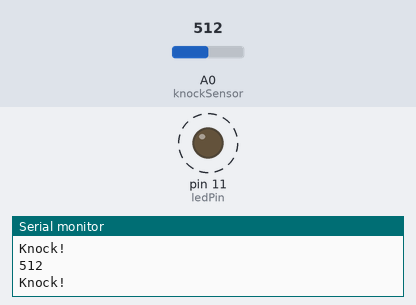
Bench run of a sketch on a simulated Arduino Uno, built with avr-gcc and run on an emulated ATmega328P. On the bench: output pins drawn as LEDs (lit = HIGH), the last lines printed to the serial monitor. Dashed ring = blinking. The inputs (shaded band) are chosen by the test bench; at power-on: A0 (knockSensor) = 512.

Above: at 1.26 s.
1.3 s: A0 (knockSensor) set to 315
4.3 s: A0 (knockSensor) set to 285
At 4.3 s:
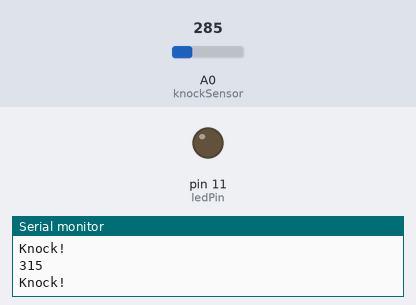
5.8 s: A0 (knockSensor) set to 306
At 6.03 s:
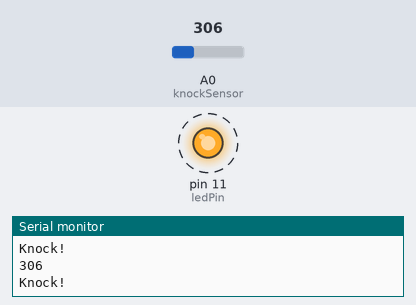
8.8 s: A0 (knockSensor) set to 290
Timing chart, 0 to 11.3 s (numbered marks = the images above; inputs shaded):
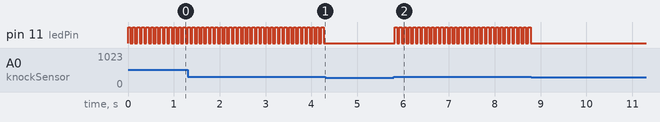

Measured:
- the behaviour switches between 301 and 300 on A0 (knockSensor) (found by bisection; images 0 and 1)
- after the input at 4.3 s, pin 11 (ledPin): stops changing and stays LOW
- after the input at 5.8 s, pin 11 (ledPin): alternates HIGH for 0.05 s and LOW for 0.05 s, starting at once
- after the input at 8.8 s, pin 11 (ledPin): stops changing and stays LOW
- by itself, pin 11 (ledPin): alternates HIGH for 0.05 s and LOW for 0.05 s

The sketch:

hareket_sensoru.ino
```cpp
const int ledPin = 11;
const int knockSensor =A0;
int sensorReading = 0;
int ledState = LOW;
void setup() {
  pinMode(ledPin, OUTPUT);
  Serial.begin(9600);
}

void loop() {

  sensorReading = analogRead(knockSensor);
Serial.println(sensorReading);

  if (sensorReading >300) {

    digitalWrite(ledPin, HIGH);
    Serial.println("Knock!");
  }

  delay(50);
    digitalWrite(ledPin,LOW);
    delay(50);
}
```
